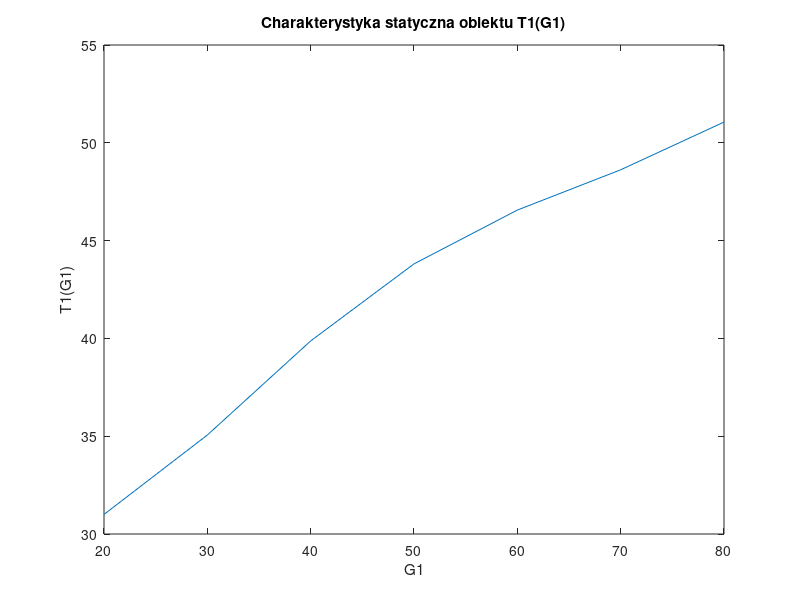

MATLAB code to generate this figure:
% Badane sterowania
u_stat = [20; 30; 40; 50; 60; 70; 80];
% Punkty stabilizacji dla konkretnych sterowań
y_stat = [31; 35.06; 39.87; 43.81; 46.56; 48.62; 51.06];

figure;
plot(u_stat, y_stat);
xlabel('G1');
ylabel('T1(G1)');
title('Charakterystyka statyczna obiektu T1(G1)');
print('./ss3/ch_ka_statyczna.png', '-dpng');
